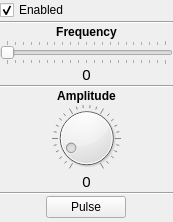
<?xml version="1.0" encoding="UTF-8"?>
<ui version="4.0">
 <class>DripSourceEditorForm</class>
 <widget class="QWidget" name="DripSourceEditorForm">
  <property name="geometry">
   <rect>
    <x>0</x>
    <y>0</y>
    <width>173</width>
    <height>222</height>
   </rect>
  </property>
  <property name="windowTitle">
   <string>Form</string>
  </property>
  <layout class="QVBoxLayout" name="verticalLayout">
   <property name="spacing">
    <number>1</number>
   </property>
   <property name="sizeConstraint">
    <enum>QLayout::SetMinAndMaxSize</enum>
   </property>
   <property name="margin">
    <number>0</number>
   </property>
   <item>
    <widget class="QWidget" name="widget_2" native="true">
     <layout class="QHBoxLayout" name="horizontalLayout">
      <property name="margin">
       <number>0</number>
      </property>
      <item>
       <widget class="QCheckBox" name="enabled">
        <property name="sizePolicy">
         <sizepolicy hsizetype="Expanding" vsizetype="Fixed">
          <horstretch>0</horstretch>
          <verstretch>0</verstretch>
         </sizepolicy>
        </property>
        <property name="text">
         <string>Enabled</string>
        </property>
        <property name="checked">
         <bool>true</bool>
        </property>
       </widget>
      </item>
      <item>
       <widget class="QLabel" name="throbber">
        <property name="enabled">
         <bool>true</bool>
        </property>
        <property name="sizePolicy">
         <sizepolicy hsizetype="Fixed" vsizetype="Preferred">
          <horstretch>0</horstretch>
          <verstretch>0</verstretch>
         </sizepolicy>
        </property>
        <property name="text">
         <string/>
        </property>
        <property name="pixmap">
         <pixmap resource="../../Resources.qrc">:/images/images/media-record.png</pixmap>
        </property>
       </widget>
      </item>
     </layout>
    </widget>
   </item>
   <item>
    <widget class="Line" name="line_3">
     <property name="orientation">
      <enum>Qt::Horizontal</enum>
     </property>
    </widget>
   </item>
   <item>
    <widget class="QLabel" name="f">
     <property name="font">
      <font>
       <weight>75</weight>
       <bold>true</bold>
      </font>
     </property>
     <property name="text">
      <string>Frequency</string>
     </property>
     <property name="alignment">
      <set>Qt::AlignCenter</set>
     </property>
     <property name="buddy">
      <cstring>frequency</cstring>
     </property>
    </widget>
   </item>
   <item>
    <widget class="QSlider" name="frequency">
     <property name="sizePolicy">
      <sizepolicy hsizetype="Expanding" vsizetype="Fixed">
       <horstretch>1</horstretch>
       <verstretch>0</verstretch>
      </sizepolicy>
     </property>
     <property name="minimum">
      <number>0</number>
     </property>
     <property name="maximum">
      <number>100</number>
     </property>
     <property name="singleStep">
      <number>1</number>
     </property>
     <property name="pageStep">
      <number>5</number>
     </property>
     <property name="value">
      <number>0</number>
     </property>
     <property name="orientation">
      <enum>Qt::Horizontal</enum>
     </property>
     <property name="invertedAppearance">
      <bool>false</bool>
     </property>
     <property name="invertedControls">
      <bool>false</bool>
     </property>
     <property name="tickPosition">
      <enum>QSlider::TicksBothSides</enum>
     </property>
    </widget>
   </item>
   <item>
    <widget class="QLabel" name="freqValue">
     <property name="font">
      <font>
       <pointsize>11</pointsize>
      </font>
     </property>
     <property name="text">
      <string>0</string>
     </property>
     <property name="alignment">
      <set>Qt::AlignCenter</set>
     </property>
    </widget>
   </item>
   <item>
    <widget class="Line" name="line">
     <property name="orientation">
      <enum>Qt::Horizontal</enum>
     </property>
    </widget>
   </item>
   <item>
    <widget class="QLabel" name="a">
     <property name="font">
      <font>
       <weight>75</weight>
       <bold>true</bold>
      </font>
     </property>
     <property name="text">
      <string>Amplitude</string>
     </property>
     <property name="alignment">
      <set>Qt::AlignCenter</set>
     </property>
     <property name="buddy">
      <cstring>amplitude</cstring>
     </property>
    </widget>
   </item>
   <item>
    <widget class="QDial" name="amplitude">
     <property name="sizePolicy">
      <sizepolicy hsizetype="Minimum" vsizetype="Minimum">
       <horstretch>0</horstretch>
       <verstretch>0</verstretch>
      </sizepolicy>
     </property>
     <property name="minimumSize">
      <size>
       <width>32</width>
       <height>32</height>
      </size>
     </property>
     <property name="maximumSize">
      <size>
       <width>16777215</width>
       <height>68</height>
      </size>
     </property>
     <property name="sizeIncrement">
      <size>
       <width>10</width>
       <height>10</height>
      </size>
     </property>
     <property name="minimum">
      <number>1</number>
     </property>
     <property name="maximum">
      <number>100</number>
     </property>
     <property name="value">
      <number>10</number>
     </property>
     <property name="invertedAppearance">
      <bool>false</bool>
     </property>
     <property name="invertedControls">
      <bool>false</bool>
     </property>
     <property name="wrapping">
      <bool>false</bool>
     </property>
     <property name="notchesVisible">
      <bool>true</bool>
     </property>
    </widget>
   </item>
   <item>
    <widget class="QLabel" name="ampValue">
     <property name="font">
      <font>
       <pointsize>11</pointsize>
      </font>
     </property>
     <property name="text">
      <string>0</string>
     </property>
     <property name="alignment">
      <set>Qt::AlignCenter</set>
     </property>
    </widget>
   </item>
   <item>
    <widget class="Line" name="line_2">
     <property name="orientation">
      <enum>Qt::Horizontal</enum>
     </property>
    </widget>
   </item>
   <item>
    <widget class="QWidget" name="widget" native="true">
     <layout class="QGridLayout" name="gridLayout" columnstretch="0">
      <property name="sizeConstraint">
       <enum>QLayout::SetDefaultConstraint</enum>
      </property>
      <property name="margin">
       <number>0</number>
      </property>
      <item row="1" column="0">
       <widget class="QPushButton" name="pulse">
        <property name="sizePolicy">
         <sizepolicy hsizetype="Fixed" vsizetype="Fixed">
          <horstretch>0</horstretch>
          <verstretch>0</verstretch>
         </sizepolicy>
        </property>
        <property name="layoutDirection">
         <enum>Qt::LeftToRight</enum>
        </property>
        <property name="text">
         <string>Pulse</string>
        </property>
        <property name="autoDefault">
         <bool>false</bool>
        </property>
        <property name="default">
         <bool>false</bool>
        </property>
        <property name="flat">
         <bool>false</bool>
        </property>
       </widget>
      </item>
     </layout>
    </widget>
   </item>
   <item>
    <spacer name="verticalSpacer">
     <property name="orientation">
      <enum>Qt::Vertical</enum>
     </property>
     <property name="sizeHint" stdset="0">
      <size>
       <width>20</width>
       <height>0</height>
      </size>
     </property>
    </spacer>
   </item>
  </layout>
 </widget>
 <resources>
  <include location="../../Resources.qrc"/>
  <include location="../../Resources.qrc"/>
 </resources>
 <connections>
  <connection>
   <sender>enabled</sender>
   <signal>toggled(bool)</signal>
   <receiver>DripSourceEditorForm</receiver>
   <slot>setEnabled(bool)</slot>
   <hints>
    <hint type="sourcelabel">
     <x>76</x>
     <y>15</y>
    </hint>
    <hint type="destinationlabel">
     <x>139</x>
     <y>4</y>
    </hint>
   </hints>
  </connection>
  <connection>
   <sender>pulse</sender>
   <signal>clicked()</signal>
   <receiver>DripSourceEditorForm</receiver>
   <slot>pulse()</slot>
   <hints>
    <hint type="sourcelabel">
     <x>184</x>
     <y>220</y>
    </hint>
    <hint type="destinationlabel">
     <x>7</x>
     <y>100</y>
    </hint>
   </hints>
  </connection>
  <connection>
   <sender>frequency</sender>
   <signal>valueChanged(int)</signal>
   <receiver>DripSourceEditorForm</receiver>
   <slot>setFrequency(int)</slot>
   <hints>
    <hint type="sourcelabel">
     <x>140</x>
     <y>69</y>
    </hint>
    <hint type="destinationlabel">
     <x>187</x>
     <y>51</y>
    </hint>
   </hints>
  </connection>
  <connection>
   <sender>amplitude</sender>
   <signal>valueChanged(int)</signal>
   <receiver>DripSourceEditorForm</receiver>
   <slot>setAmplitude(int)</slot>
   <hints>
    <hint type="sourcelabel">
     <x>85</x>
     <y>171</y>
    </hint>
    <hint type="destinationlabel">
     <x>8</x>
     <y>219</y>
    </hint>
   </hints>
  </connection>
  <connection>
   <sender>enabled</sender>
   <signal>toggled(bool)</signal>
   <receiver>frequency</receiver>
   <slot>setEnabled(bool)</slot>
   <hints>
    <hint type="sourcelabel">
     <x>39</x>
     <y>15</y>
    </hint>
    <hint type="destinationlabel">
     <x>47</x>
     <y>69</y>
    </hint>
   </hints>
  </connection>
  <connection>
   <sender>enabled</sender>
   <signal>toggled(bool)</signal>
   <receiver>amplitude</receiver>
   <slot>setEnabled(bool)</slot>
   <hints>
    <hint type="sourcelabel">
     <x>105</x>
     <y>19</y>
    </hint>
    <hint type="destinationlabel">
     <x>104</x>
     <y>171</y>
    </hint>
   </hints>
  </connection>
  <connection>
   <sender>enabled</sender>
   <signal>toggled(bool)</signal>
   <receiver>throbber</receiver>
   <slot>setEnabled(bool)</slot>
   <hints>
    <hint type="sourcelabel">
     <x>33</x>
     <y>13</y>
    </hint>
    <hint type="destinationlabel">
     <x>286</x>
     <y>10</y>
    </hint>
   </hints>
  </connection>
  <connection>
   <sender>frequency</sender>
   <signal>valueChanged(int)</signal>
   <receiver>freqValue</receiver>
   <slot>setNum(int)</slot>
   <hints>
    <hint type="sourcelabel">
     <x>184</x>
     <y>69</y>
    </hint>
    <hint type="destinationlabel">
     <x>148</x>
     <y>83</y>
    </hint>
   </hints>
  </connection>
  <connection>
   <sender>amplitude</sender>
   <signal>valueChanged(int)</signal>
   <receiver>ampValue</receiver>
   <slot>setNum(int)</slot>
   <hints>
    <hint type="sourcelabel">
     <x>204</x>
     <y>171</y>
    </hint>
    <hint type="destinationlabel">
     <x>151</x>
     <y>185</y>
    </hint>
   </hints>
  </connection>
  <connection>
   <sender>enabled</sender>
   <signal>toggled(bool)</signal>
   <receiver>pulse</receiver>
   <slot>setEnabled(bool)</slot>
   <hints>
    <hint type="sourcelabel">
     <x>138</x>
     <y>10</y>
    </hint>
    <hint type="destinationlabel">
     <x>147</x>
     <y>204</y>
    </hint>
   </hints>
  </connection>
 </connections>
 <slots>
  <signal>enabledChanged(bool)</signal>
  <slot>setAmplitude(int)</slot>
  <slot>setFrequency(int)</slot>
 </slots>
</ui>
